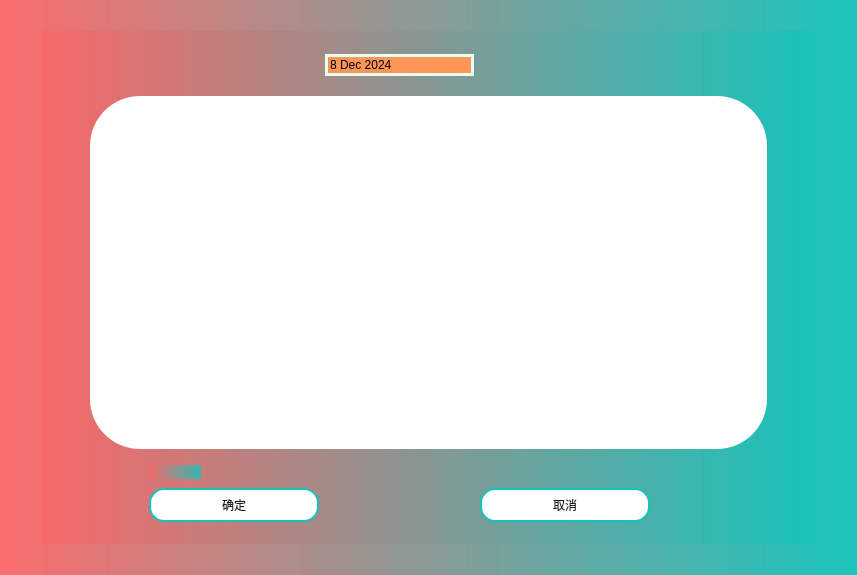
<?xml version="1.0" encoding="UTF-8"?>
<ui version="4.0">
 <class>ChangeTicket</class>
 <widget class="QWidget" name="ChangeTicket">
  <property name="geometry">
   <rect>
    <x>0</x>
    <y>0</y>
    <width>857</width>
    <height>575</height>
   </rect>
  </property>
  <property name="windowTitle">
   <string>改签界面</string>
  </property>
  <property name="styleSheet">
   <string notr="true">background-color: qlineargradient(spread:pad, x1:0, y1:0, x2:1, y2:0, stop:0 rgba(251,102,102, 200), stop:1 rgba(20,196,188, 210));</string>
  </property>
  <layout class="QGridLayout" name="gridLayout">
   <item row="2" column="1">
    <spacer name="verticalSpacer_2">
     <property name="orientation">
      <enum>Qt::Orientation::Vertical</enum>
     </property>
     <property name="sizeType">
      <enum>QSizePolicy::Policy::Fixed</enum>
     </property>
     <property name="sizeHint" stdset="0">
      <size>
       <width>20</width>
       <height>20</height>
      </size>
     </property>
    </spacer>
   </item>
   <item row="1" column="2">
    <spacer name="horizontalSpacer_2">
     <property name="orientation">
      <enum>Qt::Orientation::Horizontal</enum>
     </property>
     <property name="sizeType">
      <enum>QSizePolicy::Policy::Fixed</enum>
     </property>
     <property name="sizeHint" stdset="0">
      <size>
       <width>30</width>
       <height>20</height>
      </size>
     </property>
    </spacer>
   </item>
   <item row="1" column="0">
    <spacer name="horizontalSpacer">
     <property name="orientation">
      <enum>Qt::Orientation::Horizontal</enum>
     </property>
     <property name="sizeType">
      <enum>QSizePolicy::Policy::Fixed</enum>
     </property>
     <property name="sizeHint" stdset="0">
      <size>
       <width>30</width>
       <height>20</height>
      </size>
     </property>
    </spacer>
   </item>
   <item row="0" column="1">
    <spacer name="verticalSpacer">
     <property name="orientation">
      <enum>Qt::Orientation::Vertical</enum>
     </property>
     <property name="sizeType">
      <enum>QSizePolicy::Policy::Fixed</enum>
     </property>
     <property name="sizeHint" stdset="0">
      <size>
       <width>20</width>
       <height>20</height>
      </size>
     </property>
    </spacer>
   </item>
   <item row="1" column="1">
    <widget class="QWidget" name="widget" native="true">
     <property name="styleSheet">
      <string notr="true">background-color: rgb(255, 255, 255);
border-radius: 50px;
QPushButton::hover {
    background-color: rgb(22,218,208);
}

QPushButton::pressed {
    background-color: rgb(17,171,164);
}





</string>
     </property>
     <layout class="QGridLayout" name="gridLayout_2">
      <item row="5" column="6" colspan="3">
       <widget class="QPushButton" name="cancelButton">
        <property name="styleSheet">
         <string notr="true">QPushButton {
height: 30px;
font: 25 14pt '微软雅黑 Light';
color: rgb(31,31,31);
background-color: rgb(255, 255, 255);
border:2px solid rgb(20,196,188);
border-radius:15px;

}
QPushButton:hover {
    background-color: rgb(22,218,208);
}
QPushButton:pressed {
    background-color: rgb(17,171,164);
}

</string>
        </property>
        <property name="text">
         <string>取消</string>
        </property>
       </widget>
      </item>
      <item row="2" column="1" colspan="10">
       <widget class="QTableWidget" name="ticketTable">
        <property name="styleSheet">
         <string notr="true">background-color: rgb(255, 255, 255);
border-radius: 50px;
</string>
        </property>
       </widget>
      </item>
      <item row="5" column="5">
       <spacer name="horizontalSpacer_11">
        <property name="orientation">
         <enum>Qt::Orientation::Horizontal</enum>
        </property>
        <property name="sizeType">
         <enum>QSizePolicy::Policy::Fixed</enum>
        </property>
        <property name="sizeHint" stdset="0">
         <size>
          <width>149</width>
          <height>1</height>
         </size>
        </property>
       </spacer>
      </item>
      <item row="2" column="0">
       <spacer name="horizontalSpacer_4">
        <property name="orientation">
         <enum>Qt::Orientation::Horizontal</enum>
        </property>
        <property name="sizeType">
         <enum>QSizePolicy::Policy::Fixed</enum>
        </property>
        <property name="sizeHint" stdset="0">
         <size>
          <width>40</width>
          <height>20</height>
         </size>
        </property>
       </spacer>
      </item>
      <item row="0" column="6">
       <spacer name="horizontalSpacer_8">
        <property name="orientation">
         <enum>Qt::Orientation::Horizontal</enum>
        </property>
        <property name="sizeType">
         <enum>QSizePolicy::Policy::Fixed</enum>
        </property>
        <property name="sizeHint" stdset="0">
         <size>
          <width>40</width>
          <height>20</height>
         </size>
        </property>
       </spacer>
      </item>
      <item row="0" column="5">
       <widget class="QDateEdit" name="beginDate">
        <property name="enabled">
         <bool>true</bool>
        </property>
        <property name="styleSheet">
         <string notr="true">QDateEdit {
    background-color: #e7fff1;
}

QDateEdit::up-button, QDateEdit::down-button {
    width: 0px;
    height: 0px;
}

QDateEdit:hover {
    background-color: #ffe4de;
}

QDateEdit:pressed {
    background-color: #ff9557;
}</string>
        </property>
        <property name="dateTime">
         <datetime>
          <hour>23</hour>
          <minute>59</minute>
          <second>59</second>
          <year>2024</year>
          <month>12</month>
          <day>8</day>
         </datetime>
        </property>
        <property name="maximumDateTime">
         <datetime>
          <hour>23</hour>
          <minute>59</minute>
          <second>59</second>
          <year>2024</year>
          <month>12</month>
          <day>25</day>
         </datetime>
        </property>
        <property name="minimumDateTime">
         <datetime>
          <hour>23</hour>
          <minute>59</minute>
          <second>59</second>
          <year>2024</year>
          <month>12</month>
          <day>8</day>
         </datetime>
        </property>
        <property name="maximumDate">
         <date>
          <year>2024</year>
          <month>12</month>
          <day>25</day>
         </date>
        </property>
        <property name="minimumDate">
         <date>
          <year>2024</year>
          <month>12</month>
          <day>8</day>
         </date>
        </property>
       </widget>
      </item>
      <item row="5" column="2" colspan="3">
       <widget class="QPushButton" name="confirmButton">
        <property name="styleSheet">
         <string notr="true">QPushButton {
height: 30px;
font: 25 14pt '微软雅黑 Light';
color: rgb(31,31,31);
background-color: rgb(255, 255, 255);
border:2px solid rgb(20,196,188);
border-radius:15px;

}
QPushButton:hover {
    background-color: rgb(22,218,208);
}
QPushButton:pressed {
    background-color: rgb(17,171,164);
}

</string>
        </property>
        <property name="text">
         <string>确定</string>
        </property>
       </widget>
      </item>
      <item row="0" column="4">
       <spacer name="horizontalSpacer_3">
        <property name="orientation">
         <enum>Qt::Orientation::Horizontal</enum>
        </property>
        <property name="sizeType">
         <enum>QSizePolicy::Policy::Fixed</enum>
        </property>
        <property name="sizeHint" stdset="0">
         <size>
          <width>40</width>
          <height>20</height>
         </size>
        </property>
       </spacer>
      </item>
      <item row="5" column="1">
       <spacer name="horizontalSpacer_9">
        <property name="orientation">
         <enum>Qt::Orientation::Horizontal</enum>
        </property>
        <property name="sizeType">
         <enum>QSizePolicy::Policy::Fixed</enum>
        </property>
        <property name="sizeHint" stdset="0">
         <size>
          <width>40</width>
          <height>20</height>
         </size>
        </property>
       </spacer>
      </item>
      <item row="3" column="2">
       <spacer name="verticalSpacer_4">
        <property name="orientation">
         <enum>Qt::Orientation::Vertical</enum>
        </property>
        <property name="sizeType">
         <enum>QSizePolicy::Policy::Fixed</enum>
        </property>
        <property name="sizeHint" stdset="0">
         <size>
          <width>20</width>
          <height>10</height>
         </size>
        </property>
       </spacer>
      </item>
      <item row="5" column="11">
       <spacer name="horizontalSpacer_6">
        <property name="orientation">
         <enum>Qt::Orientation::Horizontal</enum>
        </property>
        <property name="sizeType">
         <enum>QSizePolicy::Policy::Fixed</enum>
        </property>
        <property name="sizeHint" stdset="0">
         <size>
          <width>40</width>
          <height>20</height>
         </size>
        </property>
       </spacer>
      </item>
      <item row="5" column="0">
       <spacer name="verticalSpacer_5">
        <property name="orientation">
         <enum>Qt::Orientation::Vertical</enum>
        </property>
        <property name="sizeType">
         <enum>QSizePolicy::Policy::Fixed</enum>
        </property>
        <property name="sizeHint" stdset="0">
         <size>
          <width>20</width>
          <height>40</height>
         </size>
        </property>
       </spacer>
      </item>
      <item row="4" column="2">
       <widget class="QLabel" name="note">
        <property name="styleSheet">
         <string notr="true">font: 290 15pt &quot;Microsoft YaHei UI&quot;;
color: rgb(255, 85, 127);</string>
        </property>
        <property name="text">
         <string/>
        </property>
       </widget>
      </item>
      <item row="0" column="0">
       <spacer name="verticalSpacer_3">
        <property name="orientation">
         <enum>Qt::Orientation::Vertical</enum>
        </property>
        <property name="sizeType">
         <enum>QSizePolicy::Policy::Fixed</enum>
        </property>
        <property name="sizeHint" stdset="0">
         <size>
          <width>20</width>
          <height>50</height>
         </size>
        </property>
       </spacer>
      </item>
      <item row="6" column="5">
       <spacer name="verticalSpacer_6">
        <property name="orientation">
         <enum>Qt::Orientation::Vertical</enum>
        </property>
        <property name="sizeType">
         <enum>QSizePolicy::Policy::Fixed</enum>
        </property>
        <property name="sizeHint" stdset="0">
         <size>
          <width>20</width>
          <height>10</height>
         </size>
        </property>
       </spacer>
      </item>
      <item row="2" column="11">
       <spacer name="verticalSpacer_7">
        <property name="orientation">
         <enum>Qt::Orientation::Vertical</enum>
        </property>
        <property name="sizeType">
         <enum>QSizePolicy::Policy::Fixed</enum>
        </property>
        <property name="sizeHint" stdset="0">
         <size>
          <width>20</width>
          <height>300</height>
         </size>
        </property>
       </spacer>
      </item>
      <item row="5" column="10">
       <spacer name="horizontalSpacer_10">
        <property name="orientation">
         <enum>Qt::Orientation::Horizontal</enum>
        </property>
        <property name="sizeType">
         <enum>QSizePolicy::Policy::Fixed</enum>
        </property>
        <property name="sizeHint" stdset="0">
         <size>
          <width>40</width>
          <height>20</height>
         </size>
        </property>
       </spacer>
      </item>
     </layout>
    </widget>
   </item>
  </layout>
 </widget>
 <resources/>
 <connections/>
</ui>
